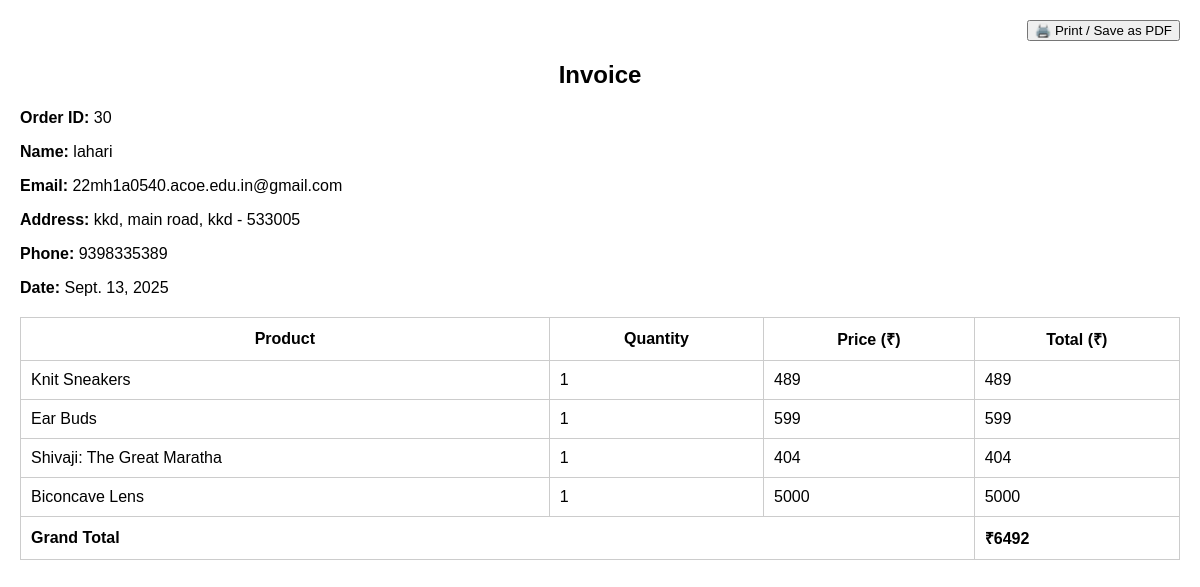
Page /invoice/30/ on the committed database.
### ecommerceapp/models.py (models this page shows, shortened)
class Orders(models.Model):
    order_id = models.AutoField(primary_key=True)
    items_json =  models.CharField(max_length=5000)
    amount = models.IntegerField()
    name = models.CharField(max_length=90)
    email = models.CharField(max_length=90)
    address1 = models.CharField(max_length=200)
    address2 = models.CharField(max_length=200)
    city = models.CharField(max_length=100)
    state = models.CharField(max_length=100)
    zip_code = models.CharField(max_length=100)
    oid = models.CharField(max_length=100, blank=True, null=True)
    amountpaid = models.IntegerField(blank=True, null=True)
    paymentstatus = models.CharField(max_length=20, blank=True, null=True)
    phone = models.CharField(max_length=100,default="")

class OrderUpdate(models.Model):
    update_id = models.AutoField(primary_key=True)
    order_id = models.IntegerField(default="")
    update_desc = models.CharField(max_length=5000)
    delivered=models.BooleanField(default=False)
    timestamp = models.DateField(auto_now_add=True)

### ecommerceapp/views.py (the view)
# urls.py: path("invoice/<str:oid>/", views.invoice, name="invoice"),
def invoice(request, oid):
    order = get_object_or_404(Orders, order_id=oid)
    order.latest_update = OrderUpdate.objects.filter(order_id=oid).order_by('-timestamp').first()
    try:
        parsed = json.loads(order.items_json)
        order.products = []
        for key, val in parsed.items():
            qty = int(val[0])
            name = val[1]
            price = int(val[2])
            total = qty * price
            order.products.append({
                "name": name,
                "qty": qty,
                "price": price,
                "total": total,
            })
    except:
        order.products = []
    return render(request, "invoice.html", {"order": order})

### templates/invoice.html (shortened to what this page needs)
<!DOCTYPE html>
<html>
<head>
</head>
<body>
<div class="print-btn">
    <button onclick="window.print()">🖨️ Print / Save as PDF</button>
</div>
<h2>Invoice</h2>
<p><strong>Order ID:</strong> {{ order.order_id }}</p>
<p><strong>Name:</strong> {{ order.name }}</p>
<p><strong>Email:</strong> {{ order.email }}</p>
<p><strong>Address:</strong> {{ order.address1 }}, {{ order.address2 }}, {{ order.city }} - {{ order.zip_code }}</p>
<p><strong>Phone:</strong> {{ order.phone }}</p>
<p><strong>Date:</strong> {{ order.latest_update.timestamp }}</p>
<table>
    <thead>
        <tr>
            <th>Product</th>
            <th>Quantity</th>
            <th>Price (₹)</th>
            <th>Total (₹)</th>
        </tr>
    </thead>
    <tbody>
        {% for p in order.products %}
        <tr>
            <td>{{ p.name }}</td>
            <td>{{ p.qty }}</td>
            <td>{{ p.price }}</td>
            <td>{{ p.total }}</td>
        </tr>
        {% endfor %}
        <tr>
            <td colspan="3" class="total">Grand Total</td>
            <td class="total">₹{{ order.amount }}</td>
        </tr>
    </tbody>
</table>
</body>
</html>

### templates/invoice.html (style rules this page uses)
body { font-family: Arial; margin: 20px; }
table { width: 100%; border-collapse: collapse; margin-top: 20px; }
th, td { padding: 10px; border: 1px solid #ccc; }
h2 { text-align: center; }
.total { font-weight: bold; }
.print-btn { margin-bottom: 20px; display: flex; justify-content: right; }

### rows in the picture
Orders: order_id "30", name "lahari", email "22mh1a0540.acoe.edu.in@gmail.com", address1 "kkd", address2 "main road", city "kkd", zip_code "533005", phone "9398335389", latest_update.timestamp "Sept. 13, 2025", amount "6492"

### other values in the picture
{{ p.name }} "Knit Sneakers" "Ear Buds" "Shivaji: The Great Maratha" "Biconcave Lens"
{{ p.qty }} "1" "1" "1" "1"
{{ p.price }} "489" "599" "404" "5000"
{{ p.total }} "489" "599" "404" "5000"
